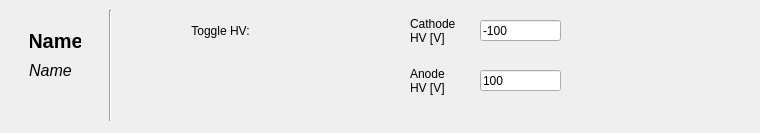
<?xml version="1.0" encoding="UTF-8"?>
<ui version="4.0">
 <class>MainWindow</class>
 <widget class="QMainWindow" name="MainWindow">
  <property name="geometry">
   <rect>
    <x>0</x>
    <y>0</y>
    <width>760</width>
    <height>133</height>
   </rect>
  </property>
  <property name="windowTitle">
   <string>SBND Purity Monitor DAQ</string>
  </property>
  <widget class="QWidget" name="centralwidget">
   <widget class="Toggle" name="_hv_toggle" native="true">
    <property name="geometry">
     <rect>
      <x>150</x>
      <y>50</y>
      <width>131</width>
      <height>41</height>
     </rect>
    </property>
   </widget>
   <widget class="QLabel" name="_hv_toggle_label">
    <property name="geometry">
     <rect>
      <x>170</x>
      <y>20</y>
      <width>101</width>
      <height>21</height>
     </rect>
    </property>
    <property name="text">
     <string>Toggle HV:</string>
    </property>
    <property name="alignment">
     <set>Qt::AlignCenter</set>
    </property>
   </widget>
   <widget class="QLabel" name="_n_acquisitions_label">
    <property name="geometry">
     <rect>
      <x>410</x>
      <y>10</y>
      <width>101</width>
      <height>41</height>
     </rect>
    </property>
    <property name="text">
     <string>Cathode
HV [V]</string>
    </property>
   </widget>
   <widget class="QLabel" name="_name_label">
    <property name="geometry">
     <rect>
      <x>30</x>
      <y>30</y>
      <width>51</width>
      <height>21</height>
     </rect>
    </property>
    <property name="font">
     <font>
      <pointsize>15</pointsize>
      <weight>75</weight>
      <bold>true</bold>
     </font>
    </property>
    <property name="text">
     <string>Name</string>
    </property>
    <property name="alignment">
     <set>Qt::AlignCenter</set>
    </property>
   </widget>
   <widget class="QLabel" name="_description_label">
    <property name="geometry">
     <rect>
      <x>10</x>
      <y>60</y>
      <width>81</width>
      <height>21</height>
     </rect>
    </property>
    <property name="font">
     <font>
      <pointsize>12</pointsize>
      <weight>50</weight>
      <italic>true</italic>
      <bold>false</bold>
     </font>
    </property>
    <property name="text">
     <string>Name</string>
    </property>
    <property name="alignment">
     <set>Qt::AlignCenter</set>
    </property>
   </widget>
   <widget class="Line" name="line">
    <property name="geometry">
     <rect>
      <x>100</x>
      <y>10</y>
      <width>20</width>
      <height>111</height>
     </rect>
    </property>
    <property name="orientation">
     <enum>Qt::Vertical</enum>
    </property>
   </widget>
   <widget class="QLabel" name="_n_acquisitions_label_2">
    <property name="geometry">
     <rect>
      <x>410</x>
      <y>60</y>
      <width>101</width>
      <height>41</height>
     </rect>
    </property>
    <property name="text">
     <string>Anode
HV [V]</string>
    </property>
   </widget>
   <widget class="QLineEdit" name="_cathode_hv">
    <property name="geometry">
     <rect>
      <x>480</x>
      <y>20</y>
      <width>81</width>
      <height>21</height>
     </rect>
    </property>
    <property name="text">
     <string>-100</string>
    </property>
   </widget>
   <widget class="QLineEdit" name="_anode_hv">
    <property name="geometry">
     <rect>
      <x>480</x>
      <y>70</y>
      <width>81</width>
      <height>21</height>
     </rect>
    </property>
    <property name="text">
     <string>100</string>
    </property>
   </widget>
  </widget>
  <action name="actionShow_Logs">
   <property name="text">
    <string>Show Logs</string>
   </property>
  </action>
 </widget>
 <customwidgets>
  <customwidget>
   <class>Toggle</class>
   <extends>QWidget</extends>
   <header>sbndprmdaq.tools/toggle</header>
   <container>1</container>
  </customwidget>
 </customwidgets>
 <resources/>
 <connections/>
</ui>
